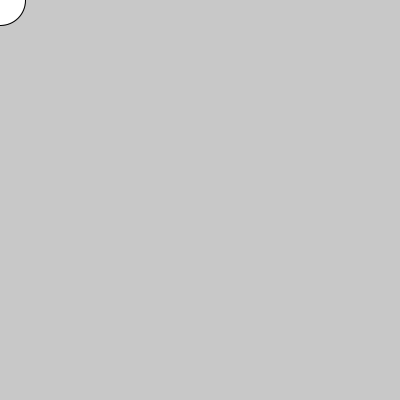
Frame 1 (no input)
Frame 60 (the mouse pressed at the canvas centre just before this capture): identical to frame 1, image omitted
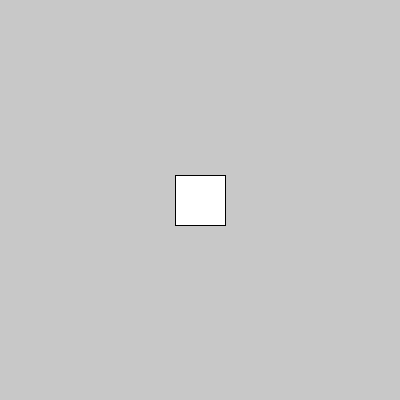
Frame 120 (the mouse held since frame 60 and released just before this capture)

The Processing sketch that drew these frames (run headless with seeded random() and noise(); from frame 60 on, the mouse is pressed at the canvas centre):

// Processing sketch: condicionales_8
// ── condicionales_8.pde
int posX = 200;
int tam = 50;
int velocidad = 10;
int direccion = velocidad;

void setup(){
  size(400,400);
}

void draw(){
  background(200);
  // Mitad izquerda, ellipse sigue al mouse
  // Mitad derecha, rect sigue al mouse
  if(mouseX < width/2){
    ellipse(mouseX, mouseY, tam, tam);
  }else{
    rectMode(CENTER);
    rect(mouseX, mouseY, tam, tam);
  }
}
